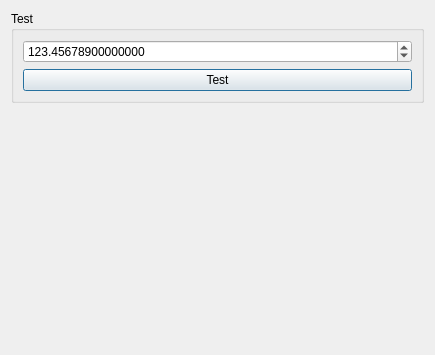
<?xml version="1.0" encoding="UTF-8"?>
<ui version="4.0">
 <class>noraDeveloperTestWidget</class>
 <widget class="QDialog" name="noraDeveloperTestWidget">
  <property name="geometry">
   <rect>
    <x>0</x>
    <y>0</y>
    <width>435</width>
    <height>355</height>
   </rect>
  </property>
  <property name="windowTitle">
   <string>Dialog</string>
  </property>
  <layout class="QVBoxLayout" name="verticalLayout_2">
   <item>
    <widget class="QGroupBox" name="groupBox">
     <property name="title">
      <string>Test</string>
     </property>
     <layout class="QVBoxLayout" name="verticalLayout">
      <item>
       <widget class="QDoubleSpinBox" name="doubleSpinBox">
        <property name="decimals">
         <number>14</number>
        </property>
        <property name="minimum">
         <double>-9999999999999.000000000000000</double>
        </property>
        <property name="maximum">
         <double>9999999999999.000000000000000</double>
        </property>
        <property name="singleStep">
         <double>1.000000000000000</double>
        </property>
        <property name="value">
         <double>123.456789000000001</double>
        </property>
       </widget>
      </item>
      <item>
       <widget class="QPushButton" name="testPushButton">
        <property name="text">
         <string>Test</string>
        </property>
       </widget>
      </item>
     </layout>
    </widget>
   </item>
   <item>
    <spacer name="verticalSpacer">
     <property name="orientation">
      <enum>Qt::Vertical</enum>
     </property>
     <property name="sizeHint" stdset="0">
      <size>
       <width>20</width>
       <height>273</height>
      </size>
     </property>
    </spacer>
   </item>
  </layout>
 </widget>
 <resources/>
 <connections/>
</ui>
